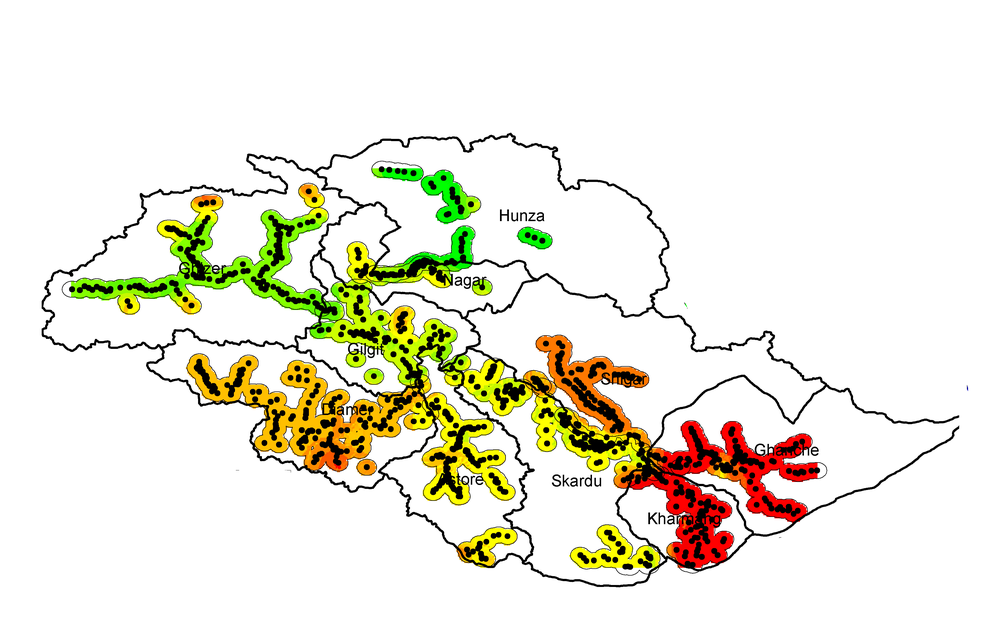
%> input picture images/Group-1-3-5.tif, 1000 x 625 px, shrunk from 3600 x 2250 before the run
$ octave laplacian.m   (GNU Octave 9; MATLAB toolbox functions it lacks are replaced by stand-ins)
%> lines starting %> are read from the running program, lines starting %| are printed output that depends on the picture
I = imread('Group-1-3-5.tif');
ch1 = I(:, :, 1);
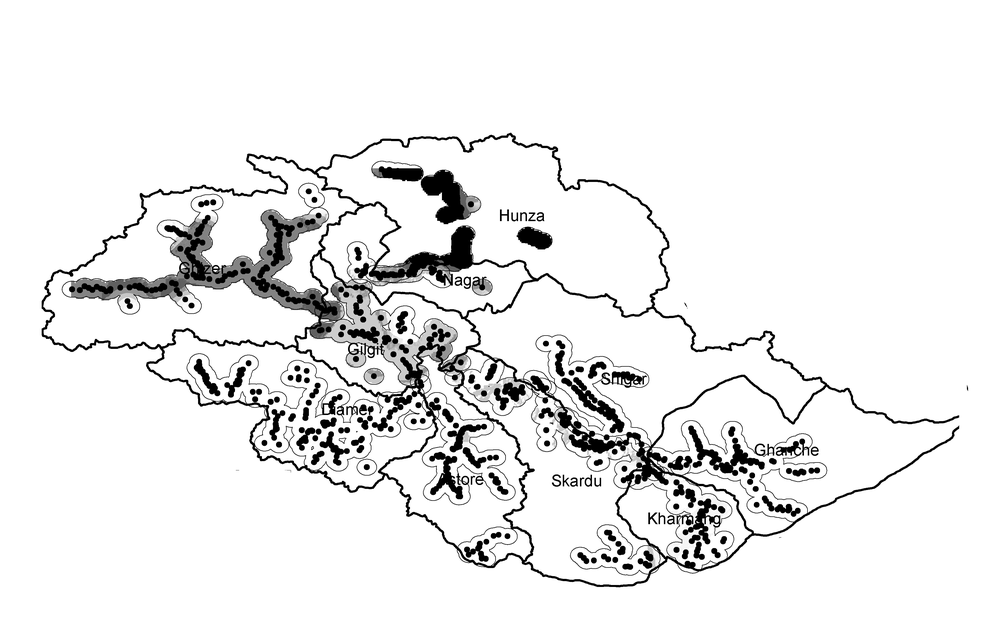
%> ch1: size 625x1000 uint8; min 0, max 255, mean 236.1
ch2 = I(:, :, 2);
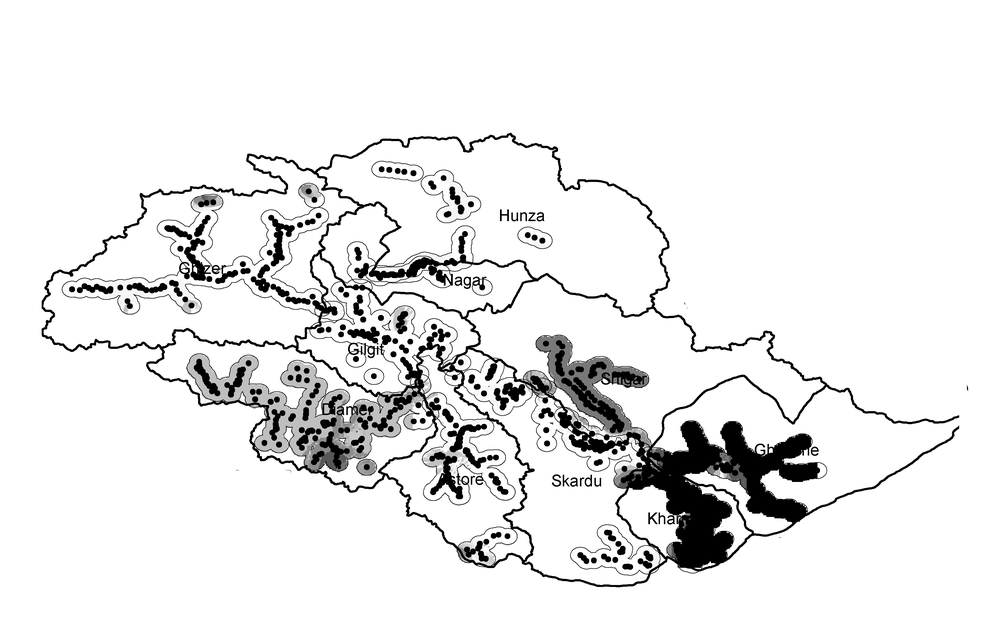
%> ch2: size 625x1000 uint8; min 0, max 255, mean 234.2
ch3 = I(:, :, 3);
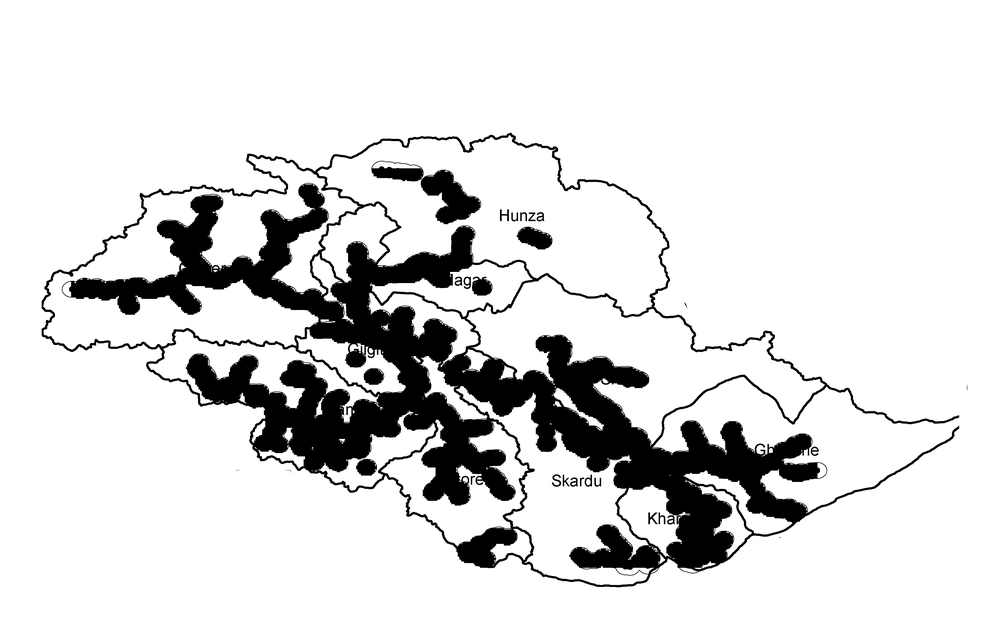
%> ch3: size 625x1000 uint8; min 0, max 255, mean 220.4
ch4 = I(:, :, 4);
%> ch4: size 625x1000 uint8; every value is 255
rgb = cat(3, ch1, ch2, ch3);
imshow(rgb);

% Convert the RGB image to grayscale
gray_img = rgb2gray(rgb);
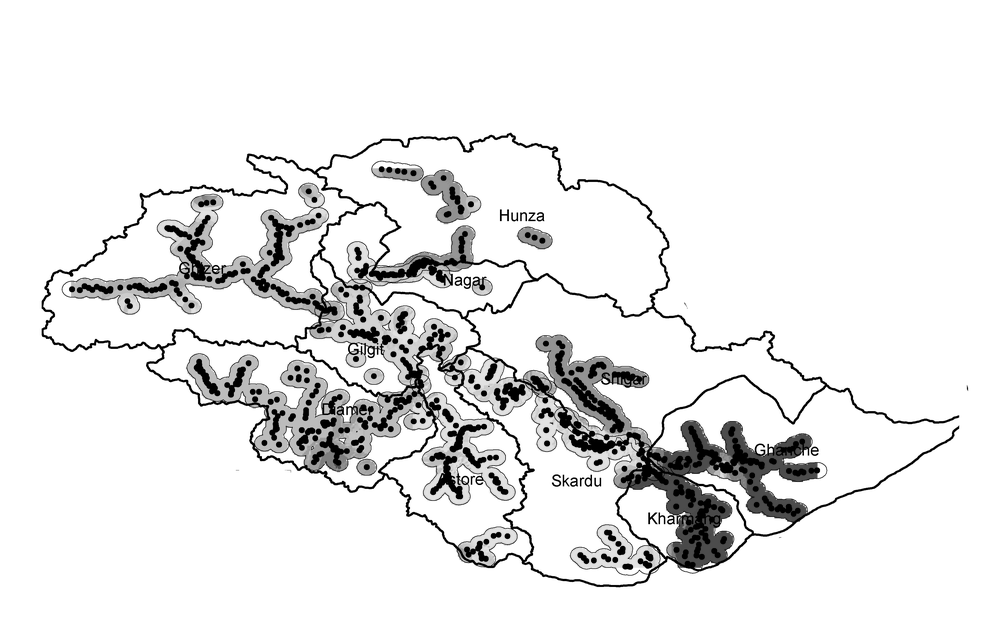
%> gray_img: size 625x1000 uint8; min 0, max 255, mean 233.2

% Apply Laplacian filter
laplacian_filter = imfilter(gray_img, fspecial('laplacian', 1), 'replicate');
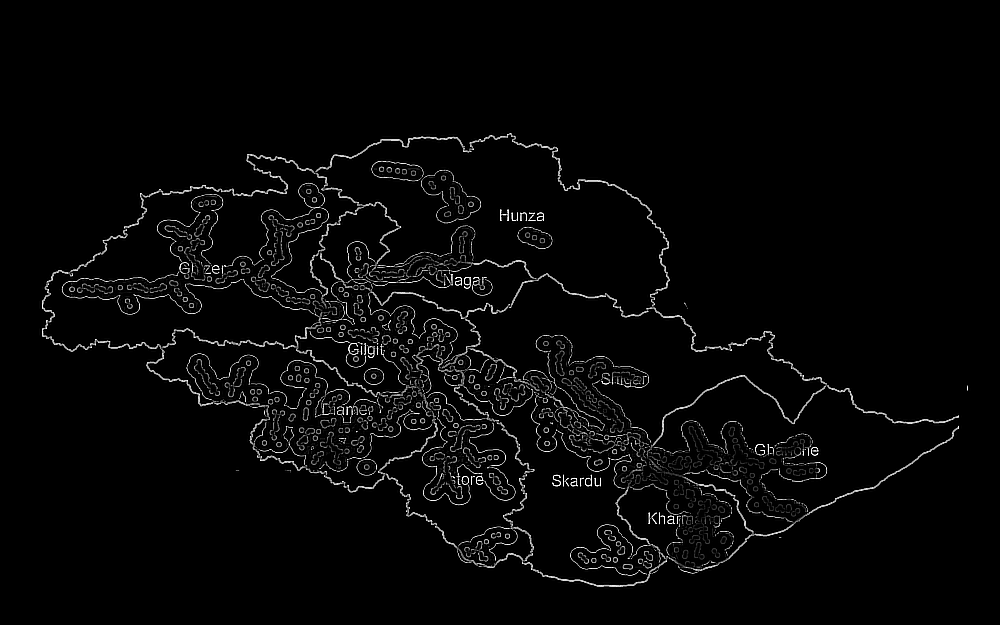
%> laplacian_filter: size 625x1000 uint8; min 0, max 255, mean 6.9
figure;
imshow(laplacian_filter);
